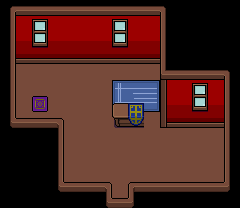

This is a level from a 2D game, rendered from its Tiled map with the project's own tilesets. A one-line summary and the complete map file follow:
An orthogonal 15x13 tile map with 16x16 px tiles, 3 tile layers (Base Layer, Ground Layer, Upper Layer), 3 tilesets and 8 objects (2x WorldObject, Entrance, Talk_Woodworker, Shop Slate, NPC_8, ...).

<map version="1.10" tiledversion="1.10.2" orientation="orthogonal" renderorder="right-down" width="15" height="13" tilewidth="16" tileheight="16" infinite="0" nextlayerid="11" nextobjectid="54">
 <properties>
  <property name="BuildingID" type="int" value="22" />
  <property name="MapType" value="Town" />
 </properties>
 <tileset firstgid="1" source="../Tilesets/tilesetHouses.tsx" />
 <tileset firstgid="521" source="../Tilesets/tsWalls_Floors.tsx" />
 <tileset firstgid="1005" source="../Tilesets/Decor.tsx" />
 <layer id="6" name="Base Layer" width="15" height="13">
  <data encoding="csv">
566,566,566,566,566,566,566,566,566,566,566,566,566,566,566,
566,699,699,699,699,699,699,699,699,699,566,566,566,566,566,
566,721,721,721,721,721,721,721,721,721,566,566,566,566,566,
566,743,743,743,743,743,743,743,743,743,566,566,566,566,566,
566,895,895,895,895,895,895,895,895,895,566,566,566,566,566,
566,895,895,895,895,895,895,895,895,895,699,699,699,699,566,
566,895,895,895,895,895,895,895,895,895,721,721,721,721,566,
566,895,895,895,895,895,895,895,895,895,743,743,743,743,566,
566,566,566,566,895,895,895,895,895,895,895,895,895,895,566,
566,566,566,566,895,895,895,895,895,895,895,895,895,895,566,
566,566,566,566,895,895,895,895,895,895,895,895,895,895,566,
566,566,566,566,895,895,895,895,895,895,895,895,895,895,566,
566,566,566,566,566,566,566,895,566,566,566,566,566,566,566
</data>
 </layer>
 <layer id="7" name="Ground Layer" width="15" height="13">
  <data encoding="csv">
609,544,544,544,544,544,544,544,544,544,610,0,0,0,0,
611,0,2086,0,0,0,0,2086,0,0,633,0,0,0,0,
611,0,2109,0,0,0,0,2109,0,0,633,0,0,0,0,
611,588,588,588,588,588,588,588,588,588,633,0,0,0,0,
611,0,0,0,0,0,0,0,0,0,543,544,544,544,610,
611,0,0,0,0,0,0,2126,2127,2128,565,0,2086,0,633,
611,0,2106,0,0,0,0,2149,2150,2151,565,0,2109,0,633,
631,0,0,0,0,0,0,443,445,0,587,588,588,588,633,
0,0,0,611,0,0,0,0,0,0,0,0,0,0,633,
0,0,0,611,0,0,0,0,0,0,0,0,0,0,633,
0,0,0,611,0,0,0,0,0,0,0,0,0,0,633,
0,0,0,631,0,0,0,0,0,0,0,0,0,0,632,
0,0,0,0,0,0,631,0,632,0,0,0,0,0,0
</data>
 </layer>
 <layer id="8" name="Upper Layer" width="15" height="13">
  <data encoding="csv">
0,0,0,0,0,0,0,0,0,0,0,0,0,0,0,
0,0,0,0,0,0,0,0,0,0,0,0,0,0,0,
0,0,0,0,0,0,0,0,0,0,0,0,0,0,0,
0,0,0,0,0,0,0,0,0,0,0,0,0,0,0,
0,0,0,0,0,0,0,0,0,0,0,0,0,0,0,
0,0,0,0,0,0,0,0,0,0,0,0,0,0,0,
0,0,0,0,0,0,0,471,419,0,0,0,0,0,0,
0,522,522,523,0,0,0,0,0,0,0,0,0,0,0,
0,0,0,0,0,0,0,0,0,0,0,0,0,0,0,
0,0,0,0,0,0,0,0,0,0,0,0,0,0,0,
0,0,0,0,0,0,0,0,0,0,0,0,0,0,0,
0,0,0,0,522,522,523,0,521,522,522,522,522,522,0,
0,0,0,0,0,0,0,522,0,0,0,0,0,0,0
</data>
 </layer>
 <objectgroup id="4" name="Travel Layer">
  <object id="1" name="Entrance" x="112" y="204" width="16" height="4">
   <properties>
    <property name="EntranceDir" value="Up" />
    <property name="Map" value="mapTown" />
   </properties>
  </object>
 </objectgroup>
 <objectgroup id="9" name="MapObject">
  <object id="27" name="WorldObject" x="160" y="128" width="64" height="16">
   <properties>
    <property name="ObjectID" type="int" value="142" />
   </properties>
  </object>
  <object id="40" name="WorldObject" x="16" y="64" width="48" height="32">
   <properties>
    <property name="ObjectID" type="int" value="90" />
   </properties>
  </object>
  <object id="41" name="Talk_Woodworker" x="128" y="96" width="16" height="32" />
  <object id="49" name="Shop Slate" x="144" y="112" width="16" height="16">
   <properties>
    <property name="ObjectID" type="int" value="179" />
   </properties>
  </object>
 </objectgroup>
 <objectgroup id="5" name="Character Layer">
  <object id="44" name="NPC_8" x="128" y="96" width="16" height="16" />
  <object id="47" name="Start" x="112" y="176" width="16" height="16" />
  <object id="48" name="Craft" x="32" y="96" width="16" height="16" />
 </objectgroup>
</map>
